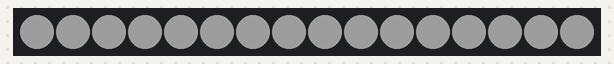
A sketch run on a simulated Arduino Uno, built with avr-gcc and run on an emulated ATmega328P. Parts: 16 RGB LEDs in strip order, left to right. Dim RGB values are drawn brighter than linear.

Above: at 3.37 s.
At 5.5 s:
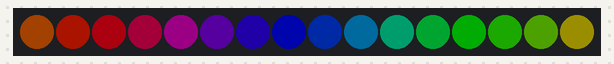
At 11.1 s:
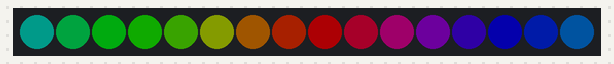
At 18.81 s:
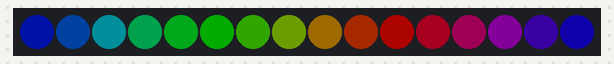
At 29.7 s:
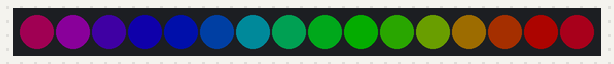
At 38.62 s:
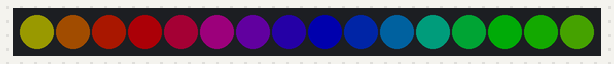

The sketch:

LED1616.ino
```cpp
#include <Adafruit_NeoPixel.h>

#define PIN 6
#define BRIGHTNESS 50

Adafruit_NeoPixel strip = Adafruit_NeoPixel(16, PIN, NEO_GRB + NEO_KHZ800);

void setup() {
  strip.setBrightness(BRIGHTNESS);
  strip.begin();
  strip.show();
}

void loop() {
  colorWipe(strip.Color(150, 0, 0), 50); // Red
  colorWipe(strip.Color(0, 150, 0), 50); // Green
  colorWipe(strip.Color(0, 0, 150), 50); // Blue
  colorWipe(strip.Color(150, 150, 150), 50); // BlueWite
  rainbowCycle(1);

}

void colorWipe(uint32_t c, uint8_t wait) {
  for (uint16_t i = 0; i < strip.numPixels(); i++) {
    strip.setPixelColor(i, c);
    strip.show();
    delay(wait);
  }
}

void rainbow(uint8_t wait) {
  uint16_t i, j;
  for (j = 0; j < 256; j++) {
    for (i = 0; i < strip.numPixels(); i++) {
      strip.setPixelColor(i, Wheel((i + j) & 255 ));
    }
    strip.show();
    delay(wait);
  }
}

void rainbowCycle(uint8_t wait) {
  uint16_t i, j;
  for (j = 0; j < 256 * 5; j++) { // 5 cycles of all colors on wheel
    for (i = 0; i < strip.numPixels(); i++) {
      strip.setPixelColor(i, Wheel(((i * 256 / strip.numPixels()) + j) & 255));
    }
    strip.show();
    delay(wait);
  }
}

uint32_t Wheel(byte WheelPos) {
  if (WheelPos < 85) {
    return strip.Color(WheelPos * 3, 255 - WheelPos * 3, 0);
  } else if (WheelPos < 170) {
    WheelPos -= 85;
    return strip.Color(255 - WheelPos * 3, 0, WheelPos * 3);
  } else {
    WheelPos -= 170;
    return strip.Color(0, WheelPos * 3, 255 - WheelPos * 3);
  }
}
```
